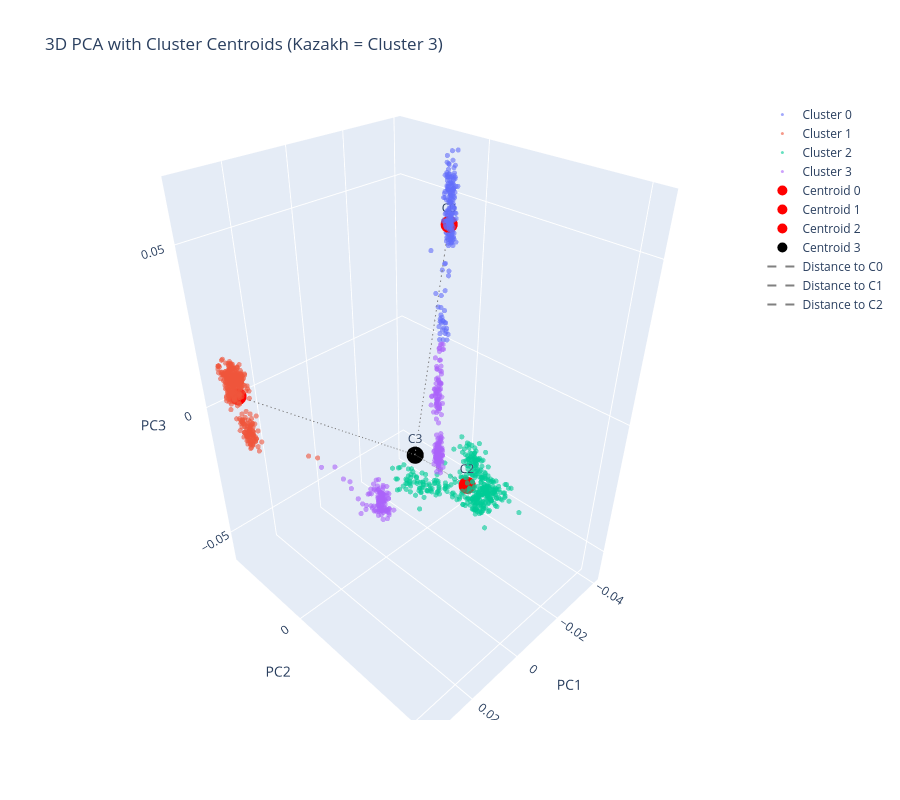

Here is the notebook cell this chart was saved with:
### Code cell
fig = go.Figure()

for cluster_id in centroids.index:
    subset = pca_data[pca_data['Cluster'] == cluster_id]
    fig.add_trace(go.Scatter3d(
        x=subset['PC1'], y=subset['PC2'], z=subset['PC3'],
        mode='markers',
        name=f'Cluster {cluster_id}',
        marker=dict(size=3),
        opacity=0.6))

for cluster_id, row in centroids.iterrows():
    fig.add_trace(go.Scatter3d(
        x=[row['PC1']], y=[row['PC2']], z=[row['PC3']],
        mode='markers+text',
        name=f'Centroid {cluster_id}',
        marker=dict(size=10, color='black' if cluster_id == kazakh_cluster else 'red'),
        text=[f'C{cluster_id}'],
        textposition='top center'))

for cluster_id, other_center in centroids.iterrows():
    if cluster_id == kazakh_cluster:
        continue
    fig.add_trace(go.Scatter3d(
        x=[kazakh_center['PC1'], other_center['PC1']],
        y=[kazakh_center['PC2'], other_center['PC2']],
        z=[kazakh_center['PC3'], other_center['PC3']],
        mode='lines',
        name=f'Distance to C{cluster_id}',
        line=dict(color='gray', width=2, dash='dash')))

fig.update_layout(title=f'3D PCA with Cluster Centroids (Kazakh = Cluster {kazakh_cluster})',scene=dict(xaxis_title='PC1',yaxis_title='PC2', zaxis_title='PC3'),width=900,height=800)
fig.show()

### Figure 1 — Plotly figure (JSON) as saved in the notebook; plotly's stock layout.template omitted (floating-point values rounded to 4 significant figures; data arrays with more than 128 entries replaced by an {"elided": "..."} marker saying what was removed)
{"data": [{"marker": {"size": 3}, "mode": "markers", "name": "Cluster 0", "opacity": 0.6, "x": {"elided": "218 float values"}, "y": {"elided": "218 float values"}, "z": {"elided": "218 float values"}, "type": "scatter3d"}, {"marker": {"size": 3}, "mode": "markers", "name": "Cluster 1", "opacity": 0.6, "x": {"elided": "392 float values"}, "y": {"elided": "392 float values"}, "z": {"elided": "392 float values"}, "type": "scatter3d"}, {"marker": {"size": 3}, "mode": "markers", "name": "Cluster 2", "opacity": 0.6, "x": {"elided": "382 float values"}, "y": {"elided": "382 float values"}, "z": {"elided": "382 float values"}, "type": "scatter3d"}, {"marker": {"size": 3}, "mode": "markers", "name": "Cluster 3", "opacity": 0.6, "x": {"elided": "290 float values"}, "y": {"elided": "290 float values"}, "z": {"elided": "290 float values"}, "type": "scatter3d"}, {"marker": {"color": "red", "size": 10}, "mode": "markers+text", "name": "Centroid 0", "text": ["C0"], "textposition": "top center", "x": [-0.038], "y": [-0.01001], "z": [0.04173], "type": "scatter3d"}, {"marker": {"color": "red", "size": 10}, "mode": "markers+text", "name": "Centroid 1", "text": ["C1"], "textposition": "top center", "x": [0.0313], "y": [-0.02577], "z": [0.005823], "type": "scatter3d"}, {"marker": {"color": "red", "size": 10}, "mode": "markers+text", "name": "Centroid 2", "text": ["C2"], "textposition": "top center", "x": [0.009173], "y": [0.04143], "z": [0.0004341], "type": "scatter3d"}, {"marker": {"color": "black", "size": 10}, "mode": "markers+text", "name": "Centroid 3", "text": ["C3"], "textposition": "top center", "x": [-0.02576], "y": [-0.01195], "z": [-0.03987], "type": "scatter3d"}, {"line": {"color": "gray", "dash": "dash", "width": 2}, "mode": "lines", "name": "Distance to C0", "x": [-0.02576, -0.038], "y": [-0.01195, -0.01001], "z": [-0.03987, 0.04173], "type": "scatter3d"}, {"line": {"color": "gray", "dash": "dash", "width": 2}, "mode": "lines", "name": "Distance to C1", "x": [-0.02576, 0.0313], "y": [-0.01195, -0.02577], "z": [-0.03987, 0.005823], "type": "scatter3d"}, {"line": {"color": "gray", "dash": "dash", "width": 2}, "mode": "lines", "name": "Distance to C2", "x": [-0.02576, 0.009173], "y": [-0.01195, 0.04143], "z": [-0.03987, 0.0004341], "type": "scatter3d"}], "layout": {"title": {"text": "3D PCA with Cluster Centroids (Kazakh = Cluster 3)"}, "scene": {"xaxis": {"title": {"text": "PC1"}}, "yaxis": {"title": {"text": "PC2"}}, "zaxis": {"title": {"text": "PC3"}}}, "width": 900, "height": 800}}
